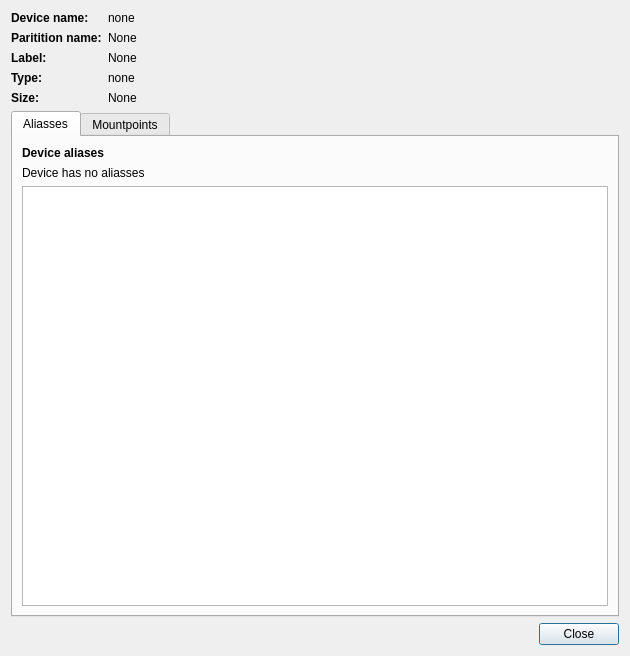
<?xml version="1.0" encoding="UTF-8"?>
<ui version="4.0">
 <class>parinfo</class>
 <widget class="QDialog" name="parinfo">
  <property name="geometry">
   <rect>
    <x>0</x>
    <y>0</y>
    <width>630</width>
    <height>656</height>
   </rect>
  </property>
  <property name="windowTitle">
   <string>Partition details information</string>
  </property>
  <layout class="QVBoxLayout" name="verticalLayout">
   <item>
    <layout class="QHBoxLayout" name="horizontalLayout">
     <item>
      <layout class="QGridLayout" name="gridLayout" columnstretch="0,1">
       <property name="sizeConstraint">
        <enum>QLayout::SetDefaultConstraint</enum>
       </property>
       <item row="0" column="0">
        <widget class="QLabel" name="label">
         <property name="sizePolicy">
          <sizepolicy hsizetype="Minimum" vsizetype="Preferred">
           <horstretch>0</horstretch>
           <verstretch>0</verstretch>
          </sizepolicy>
         </property>
         <property name="minimumSize">
          <size>
           <width>0</width>
           <height>0</height>
          </size>
         </property>
         <property name="maximumSize">
          <size>
           <width>281</width>
           <height>16777215</height>
          </size>
         </property>
         <property name="font">
          <font>
           <weight>75</weight>
           <bold>true</bold>
          </font>
         </property>
         <property name="text">
          <string>Device name:</string>
         </property>
        </widget>
       </item>
       <item row="4" column="0">
        <widget class="QLabel" name="label_2">
         <property name="sizePolicy">
          <sizepolicy hsizetype="Minimum" vsizetype="Preferred">
           <horstretch>0</horstretch>
           <verstretch>0</verstretch>
          </sizepolicy>
         </property>
         <property name="minimumSize">
          <size>
           <width>0</width>
           <height>0</height>
          </size>
         </property>
         <property name="font">
          <font>
           <weight>75</weight>
           <bold>true</bold>
          </font>
         </property>
         <property name="text">
          <string>Size:</string>
         </property>
        </widget>
       </item>
       <item row="4" column="1">
        <widget class="QLabel" name="sizeLabel">
         <property name="text">
          <string>None</string>
         </property>
        </widget>
       </item>
       <item row="3" column="1">
        <widget class="QLabel" name="typeLabel">
         <property name="text">
          <string>none</string>
         </property>
        </widget>
       </item>
       <item row="2" column="1">
        <widget class="QLabel" name="labelLabel">
         <property name="text">
          <string>None</string>
         </property>
        </widget>
       </item>
       <item row="3" column="0">
        <widget class="QLabel" name="label_8">
         <property name="font">
          <font>
           <weight>75</weight>
           <bold>true</bold>
          </font>
         </property>
         <property name="text">
          <string>Type:</string>
         </property>
        </widget>
       </item>
       <item row="2" column="0">
        <widget class="QLabel" name="label_7">
         <property name="sizePolicy">
          <sizepolicy hsizetype="Minimum" vsizetype="Preferred">
           <horstretch>0</horstretch>
           <verstretch>0</verstretch>
          </sizepolicy>
         </property>
         <property name="minimumSize">
          <size>
           <width>0</width>
           <height>0</height>
          </size>
         </property>
         <property name="maximumSize">
          <size>
           <width>281</width>
           <height>16777215</height>
          </size>
         </property>
         <property name="font">
          <font>
           <weight>75</weight>
           <bold>true</bold>
          </font>
         </property>
         <property name="text">
          <string>Label:</string>
         </property>
        </widget>
       </item>
       <item row="0" column="1">
        <widget class="QLabel" name="nameDevice">
         <property name="text">
          <string>none</string>
         </property>
        </widget>
       </item>
       <item row="1" column="0">
        <widget class="QLabel" name="label_3">
         <property name="sizePolicy">
          <sizepolicy hsizetype="Minimum" vsizetype="Preferred">
           <horstretch>0</horstretch>
           <verstretch>0</verstretch>
          </sizepolicy>
         </property>
         <property name="font">
          <font>
           <weight>75</weight>
           <bold>true</bold>
          </font>
         </property>
         <property name="text">
          <string>Paritition name:</string>
         </property>
        </widget>
       </item>
       <item row="1" column="1">
        <widget class="QLabel" name="parName">
         <property name="text">
          <string>None</string>
         </property>
        </widget>
       </item>
      </layout>
     </item>
    </layout>
   </item>
   <item>
    <widget class="QTabWidget" name="tabWidget">
     <property name="currentIndex">
      <number>0</number>
     </property>
     <widget class="QWidget" name="tab">
      <attribute name="title">
       <string>Aliasses</string>
      </attribute>
      <layout class="QVBoxLayout" name="verticalLayout_3">
       <item>
        <widget class="QLabel" name="label_10">
         <property name="font">
          <font>
           <weight>75</weight>
           <bold>true</bold>
          </font>
         </property>
         <property name="text">
          <string>Device aliases</string>
         </property>
        </widget>
       </item>
       <item>
        <widget class="QLabel" name="noAliasesLabel">
         <property name="text">
          <string>Device has no aliasses</string>
         </property>
        </widget>
       </item>
       <item>
        <widget class="QTableView" name="deviceAliases"/>
       </item>
      </layout>
     </widget>
     <widget class="QWidget" name="tab_2">
      <attribute name="title">
       <string>Mountpoints</string>
      </attribute>
      <layout class="QVBoxLayout" name="verticalLayout_4">
       <item alignment="Qt::AlignTop">
        <widget class="QLabel" name="label_9">
         <property name="font">
          <font>
           <weight>75</weight>
           <bold>true</bold>
          </font>
         </property>
         <property name="text">
          <string>Mount points</string>
         </property>
        </widget>
       </item>
       <item alignment="Qt::AlignTop">
        <widget class="QLabel" name="noMountPointsLabel">
         <property name="text">
          <string>This partition is not mounted</string>
         </property>
        </widget>
       </item>
       <item>
        <widget class="QTableView" name="mountPoints"/>
       </item>
      </layout>
     </widget>
    </widget>
   </item>
   <item>
    <layout class="QVBoxLayout" name="verticalLayout_2">
     <property name="topMargin">
      <number>0</number>
     </property>
     <item>
      <layout class="QHBoxLayout" name="horizontalLayout_2">
       <property name="topMargin">
        <number>0</number>
       </property>
       <item>
        <spacer name="horizontalSpacer">
         <property name="orientation">
          <enum>Qt::Horizontal</enum>
         </property>
         <property name="sizeHint" stdset="0">
          <size>
           <width>40</width>
           <height>20</height>
          </size>
         </property>
        </spacer>
       </item>
       <item>
        <widget class="QPushButton" name="btnClose">
         <property name="maximumSize">
          <size>
           <width>128</width>
           <height>16777215</height>
          </size>
         </property>
         <property name="text">
          <string>Close</string>
         </property>
        </widget>
       </item>
      </layout>
     </item>
    </layout>
   </item>
  </layout>
 </widget>
 <resources/>
 <connections/>
</ui>
